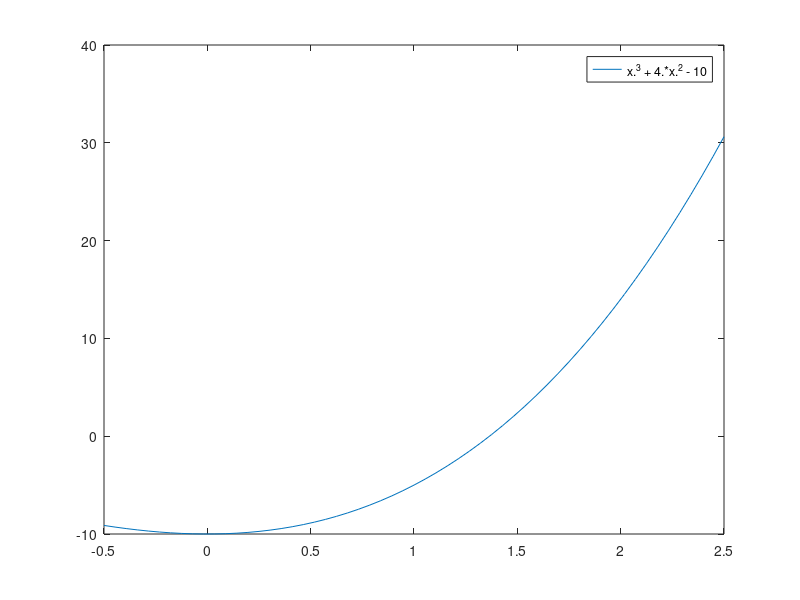

The MATLAB script that drew this image: (Note: this script raises an error after producing the figure.)
clear all
clc

format long

funzione = 'x^3 + 4*x^2 - 10';
f = inline(funzione);

% Sul grafico guarda quanti punti sono da trovare
limiti = [-0.5, 2.5];
fplot(funzione, limiti)

%% METODO BISEZIONE

% Tolleranza richiesta
TOL = 10^-5;
% Iterazioni da stampare
n_iterazioni_max = 3;

% Intervallo iniziale
a = 1;
b = 2;

fprintf('IMPORTANTE: se devi calcolare errore assoluto e relativo, apri il codice\n');
fprintf('bisezione.m e segui indicazioni alla riga 7\n\n');

disp('Metodo Bisezione')
p_bisez = bisezione(f, a, b, n_iterazioni_max, TOL)
fprintf('Valore di f nel punto %d: %d\n', p_bisez, f(p_bisez));

%% Trova seriamente la radice

n_max = 100;
p_bisez = bisezione(f, a, b, n_max, TOL)
fprintf('Valore di f nel punto %d: %d\n', p_bisez, f(p_bisez));


%% METODO NEWTON

% Tolleranza richiesta
TOL = 10^-5;
% Iterazioni da stampare
n_iterazioni_max = 3;

% Intervallo iniziale
p = 1.0;

fprintf('\n----------------------------------\n\n')
disp('Metodo Newton')
p_newton = Newton(f, p, n_iterazioni_max, TOL);
fprintf('Valore di f nel punto %d: %d\n', p_newton, f(p_newton));


%% Trova seriamente la radice

n_max = 100;
p_newton = Newton(f, 1.0, n_max, TOL);
fprintf('Valore di f nel punto %d: %d\n', p_newton, f(p_newton));








